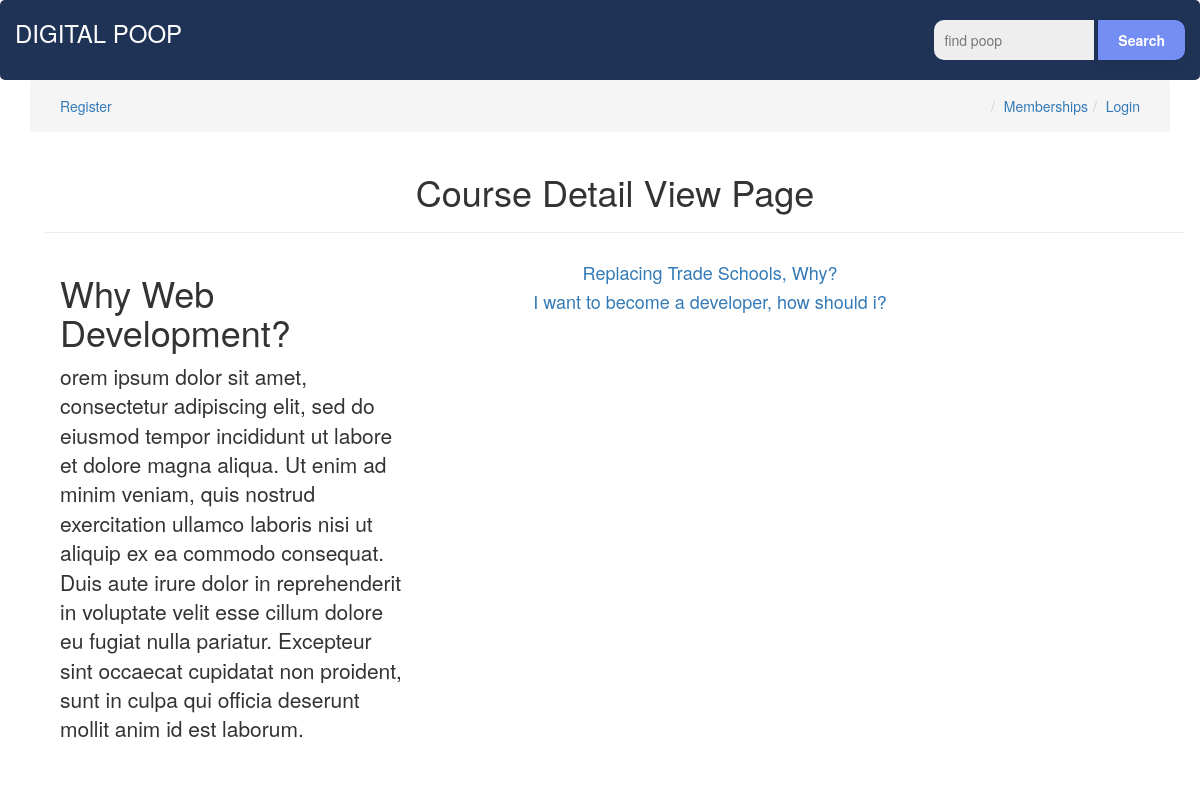
/courses/why_intro, run on the app's committed database.
### courses/models.py (models this page shows, shortened)
class Course(models.Model):
    slug = models.SlugField()
    title = models.CharField(max_length=120)
    description = models.TextField()
    image = models.ImageField(null=True, blank=True)
    allowed_membership = models.ManyToManyField(Membership)
    @property
    def lessons(self): # grouping lessons with a course in a specific order
        return self.lesson_set.all().order_by('position')
    class Meta:
        db_table = 'Course'

class Lesson(models.Model):
    slug = models.SlugField()
    title = models.CharField(max_length=120)
    course = models.ForeignKey(Course, on_delete=models.SET_NULL, null=True)
    position = models.IntegerField()
    video_url = models.FileField(upload_to='videos/%Y/%m/$D/', null=True, blank=True)
    thumbnail = models.ImageField(null=True, blank=True)
    def get_absolute_url(self):
        return reverse('courses:lesson-detail', kwargs={'course_slug': self.course.slug, 'lesson_slug': self.slug})
    class Meta:
        db_table = 'Lesson'

### courses/views.py (the view)
# urls.py: path('<slug>', CourseDetailView.as_view(), name='detail'),
class CourseDetailView(DetailView):
    model = Course

### courses/templates/courses/course_detail.html
{% extends 'courses/base.html' %}
{% block content %}
<div class="container">
    <div class="row">
            <h1 class="text-center">Course Detail View Page</h1>
            <hr>
        <div class="col-sm-4 col-md-4">
            <h1>{{ object.title }}</h1>
            <p class="lead">{{ object.description }}</p>
            </div>
            <div class="col-sm-6 col-md-6">
            <table class="table table-bordered">
             <tbody>
                {% for lesson in object.lessons %}
                <tr class="active">
                  <a href="{{ lesson.get_absolute_url }}">
                     <h4 class="text-center">{{ lesson.title }}</h4>
                  </a>
                </tr>
                {% endfor %}
             </tbody>
        </table>
        </div>
    </div>
</div>
{% endblock content%}

### memberships/static/css/main.css (style rules this page uses)
html { box-sizing: border-box; }
.row { margin-left:auto; margin-right:auto; }

### data on the page
Course: title "Why Web Development?", description "orem ipsum dolor sit amet, consectetur adipiscing elit, sed do eiusmod tempor incididunt ut labore et dolore magna aliqua. Ut enim ad minim veniam, quis nostrud exercitation ullamco laboris nisi ut aliquip ex ea commodo consequat. Duis aute irure dolor in reprehenderit in voluptate velit esse cillum dolore eu fugiat nulla pariatur. Excepteur sint occaecat cupidatat non proident, sunt in culpa qui officia deserunt mollit anim id est laborum."
Lesson: title "Replacing Trade Schools, Why?"
Lesson: title "I want to become a developer, how should i?"
